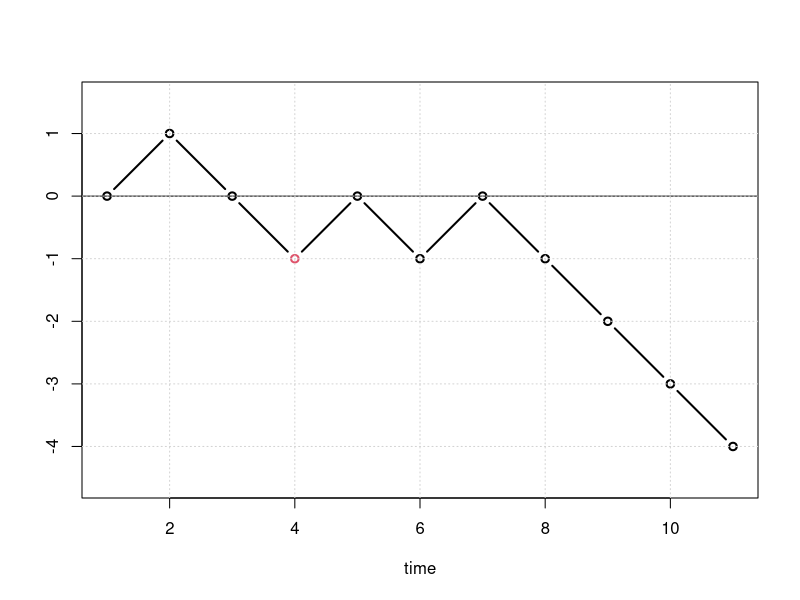

The R script that drew this image:
rw = function(x) {
    y = c(0,cumsum(2*x-1))
    col = rep(1,length(x))
    col[4]=2
    plot(y,ty='b',xlab='time',ylab='',asp=1,lwd=2,col=col)
    abline(h=0)
    grid()
}
rw(sample(0:1,10,rep=T))
